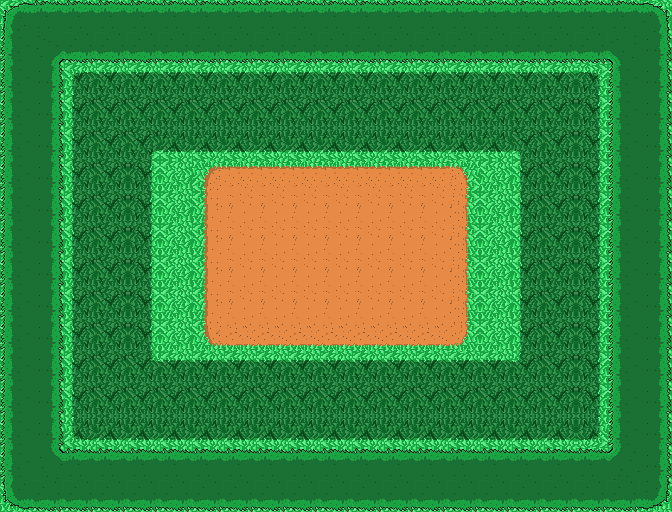

This game map was drawn from its Tiled (.tmx) file and the tilesets committed beside it. A one-line description and the trimmed map source follow:
An orthogonal 21x16 tile map with 32x32 px tiles, 2 tile layers (Background, Foreground) and 4 objects (2x RespawnPoint, Centipede, Music).

<map version="1.0" orientation="orthogonal" width="21" height="16" tilewidth="32" tileheight="32">
 <tileset firstgid="1" source="Jungle.tsx" />
 <layer name="Background" width="21" height="16">
  <data>[336 cells, 336 non-empty, 23 distinct tile ids]</data>
 </layer>
 <layer name="Foreground" width="21" height="16">
  <data>[336 cells, 132 non-empty, 12 distinct tile ids]</data>
 </layer>
 <objectgroup name="Objects" width="21" height="16">
  <object name="Centipede" type="Centipede" x="31" y="33" width="608" height="446" />
  <object name="MusicBoss" type="Music" x="7" y="11" width="52" height="40">
   <properties>
    <property name="url" value="wrath of the coconuts" />
   </properties>
  </object>
 </objectgroup>
 <objectgroup name="RespawnPoints" width="21" height="16">
  <object name="RespawnPointW1BossInit" type="RespawnPoint" x="323" y="331" width="65" height="49">
   <properties>
    <property name="location" value="init" />
   </properties>
  </object>
  <object name="RespawnPointW1BossTop" type="RespawnPoint" x="323" y="259" width="65" height="49">
   <properties>
    <property name="location" value="top" />
   </properties>
  </object>
 </objectgroup>
</map>
